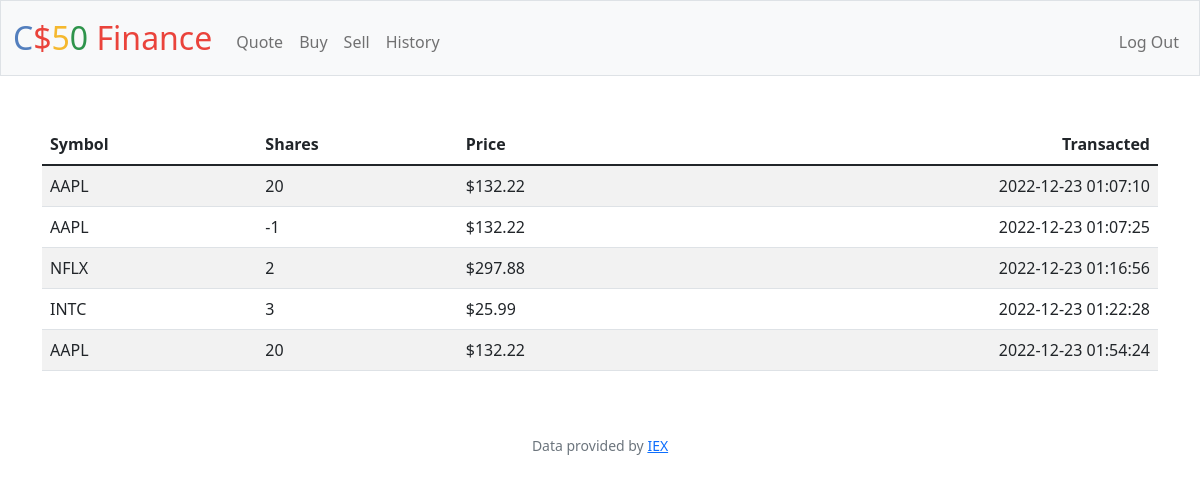
Screenshot of /history (signed in) with the database file from the repository.
### tables this page shows
CREATE TABLE 'transactions' ('id' INTEGER PRIMARY KEY AUTOINCREMENT NOT NULL, 'user_id' INTEGER NOT NULL, 'symbol' TEXT NOT NULL, 'name' TEXT NOT NULL, 'shares' INTEGER NOT NULL, 'price' REAL NOT NULL, 'date' DATETIME NOT NULL, 'total' REAL);

### app.py (the view)
@app.route("/history")
@login_required
def history():
    userID = session["user_id"]
    userTransactionsFromDB = db.execute("SELECT * FROM transactions WHERE user_id = ?", userID)
    return render_template("history.html", userPortfolio=userTransactionsFromDB)

### app.py (called while the page is built)
@app.after_request
def after_request(response):
    response.headers["Cache-Control"] = "no-cache, no-store, must-revalidate"
    response.headers["Expires"] = 0
    response.headers["Pragma"] = "no-cache"
    return response

### helpers.py (called while the page is built)
def login_required(f):
    @wraps(f)
    def decorated_function(*args, **kwargs):
        if session.get("user_id") is None:
            return redirect("/login")
        return f(*args, **kwargs)
    return decorated_function

def usd(value):
    return f"${value:,.2f}"

### templates/history.html (shortened to what this page needs)
{% extends "layout.html" %}
{% block main %}
    <table class="table table-striped">
        <thead>
            <tr>
                <th class="text-start">Symbol</th>
                <th class="text-start">Shares</th>
                <th class="text-start">Price</th>
                <th class="text-end">Transacted</th>
            </tr>
        </thead>
       <tbody>
        {% for row in userPortfolio %}
        <tr>
            <td class="text-start">{{ row["symbol"] }}</td>
            <td class="text-start">{{ row["shares"] }}</td>
            <td class="text-start">{{ row["price"] | usd }}</td>
            <td class="text-end">{{ row["date"] }}</td>
        </tr>
        {% endfor %}
        </tbody>
    </table>
{% endblock %}

### templates/layout.html (shortened to what this page needs)
<!DOCTYPE html>
<html lang="en">
    <head>
        <link href="https://cdn.jsdelivr.net/npm/bootstrap@5.1.3/dist/css/bootstrap.min.css" rel="stylesheet">
        <link href="/static/styles.css" rel="stylesheet">
    </head>
    <body>
        <nav class="bg-light border navbar navbar-expand-md navbar-light">
            <div class="container-fluid">
                <a class="navbar-brand" href="/"><span class="blue">C</span><span class="red">$</span><span class="yellow">5</span><span class="green">0</span> <span class="red">Finance</span></a>
                <div class="collapse navbar-collapse" id="navbar">
                    {% if session["user_id"] %}
                        <ul class="navbar-nav me-auto mt-2">
                            <li class="nav-item"><a class="nav-link" href="/quote">Quote</a></li>
                            <li class="nav-item"><a class="nav-link" href="/buy">Buy</a></li>
                            <li class="nav-item"><a class="nav-link" href="/sell">Sell</a></li>
                            <li class="nav-item"><a class="nav-link" href="/history">History</a></li>
                        </ul>
                        <ul class="navbar-nav ms-auto mt-2">
                            <li class="nav-item"><a class="nav-link" href="/logout">Log Out</a></li>
                        </ul>
                    {% else %}
                        <ul class="navbar-nav ms-auto mt-2">
                            <li class="nav-item"><a class="nav-link" href="/register">Register</a></li>
                            <li class="nav-item"><a class="nav-link" href="/login">Log In</a></li>
                        </ul>
                    {% endif %}
                </div>
            </div>
        </nav>
        <main class="container py-5 text-center">
            {% block main %}{% endblock %}
        </main>
        <footer class="mb-5 small text-center text-muted">
            Data provided by <a href="https://iexcloud.io/">IEX</a>
        </footer>
    </body>
</html>

### static/styles.css (style rules this page uses)
nav .navbar-brand { font-size: xx-large; }
nav .navbar-brand .blue { color: #537fbe; }
nav .navbar-brand .red { color: #ea433b; }
nav .navbar-brand .yellow { color: #f5b82e; }
nav .navbar-brand .green { color: #2e944b; }

### rows the page displays
transactions: symbol "AAPL", shares "20", price "$132.22", date "2022-12-23 01:07:10"
transactions: symbol "AAPL", shares "-1", price "$132.22", date "2022-12-23 01:07:25"
transactions: symbol "NFLX", shares "2", price "$297.88", date "2022-12-23 01:16:56"
transactions: symbol "INTC", shares "3", price "$25.99", date "2022-12-23 01:22:28"
transactions: symbol "AAPL", shares "20", price "$132.22", date "2022-12-23 01:54:24"
